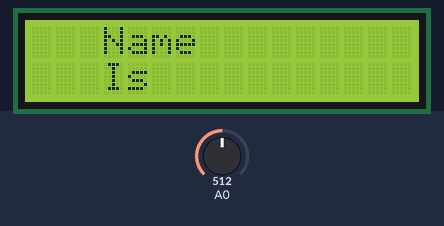
Simulated run of this sketch. Board: Arduino Uno, built with avr-gcc and run on an emulated ATmega328P. Parts: 16×2 character LCD. The inputs (shaded band) are chosen by the test bench; at power-on: A0 = 512.

Above: at 1.2 s.
1.3 s: A0 set to 306
At 2.6 s:
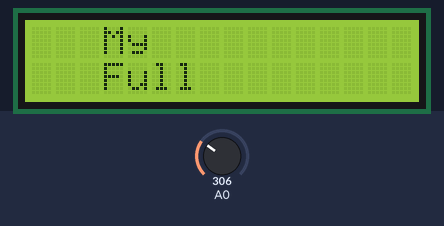
2.9 s: A0 set to 122
At 3.3 s:
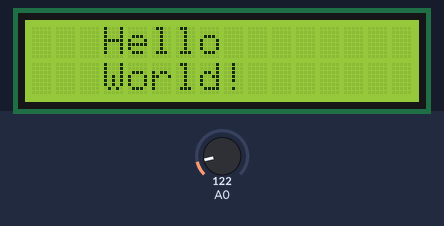
4.4 s: A0 set to 900
At 5.5 s:
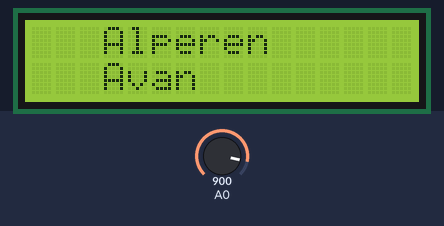
5.9 s: A0 set to 1023
At 6.3 s:
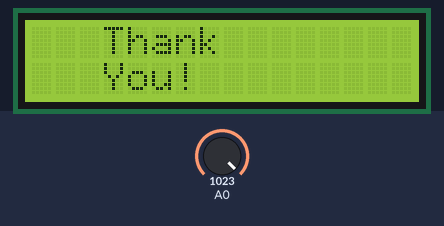
7.4 s: A0 set to 0
At 8.3 s:
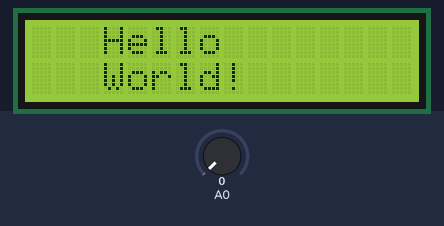
10.4 s: A0 set to 511
At 11.3 s:
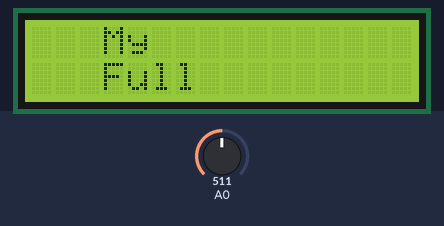
Timing chart, 0 to 13.0 s (numbered marks = the images above; inputs shaded):
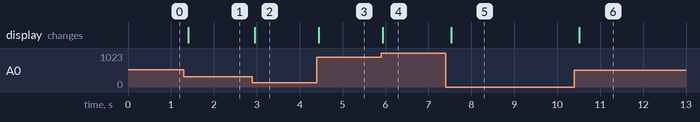

Measured:
- after the input at 1.3 s, the display: changes after 0.10 s (image 1)
- after the input at 2.9 s, the display: changes after 0.05 s (image 2)
- after the input at 4.4 s, the display: changes after 0.05 s (image 3)
- after the input at 5.9 s, the display: changes at once (image 4)
- after the input at 7.4 s, the display: changes after 0.13 s (image 5)
- after the input at 10.4 s, the display: changes after 0.11 s (image 6)

The sketch:

LCDPrompt2.ino
```cpp
#include <Wire.h>
#include <LiquidCrystal_I2C.h>

LiquidCrystal_I2C screen(0x27,16,2);

void setup() {

  pinMode(A0,INPUT);

  screen.init();
  screen.backlight();
}

void loop() {

  int analogValue = analogRead(A0);
  int value = map(analogValue,0,1023,0,4);

  switch(value)
  {
    case 0:
    screen.clear();
    screen.setCursor(3,0);
    screen.print("Hello");
    screen.setCursor(3,1);
    screen.print("World!");
    delay(100);
    break;

    case 1:
    screen.clear();
    screen.setCursor(3,0);
    screen.print("My");
    screen.setCursor(3,1);
    screen.print("Full");
    delay(100);
    break;

    case 2:
    screen.clear();
    screen.setCursor(3,0);
    screen.print("Name");
    screen.setCursor(3,1);
    screen.print("Is");
    delay(100);
    break;

    case 3:
    screen.clear();
    screen.setCursor(3,0);
    screen.print("Alperen");
    screen.setCursor(3,1);
    screen.print("Avan");
    delay(100);
    break;

    case 4:
    screen.clear();
    screen.setCursor(3,0);
    screen.print("Thank");
    screen.setCursor(3,1);
    screen.print("You!");
    delay(100);
    break;
  }

}
```
